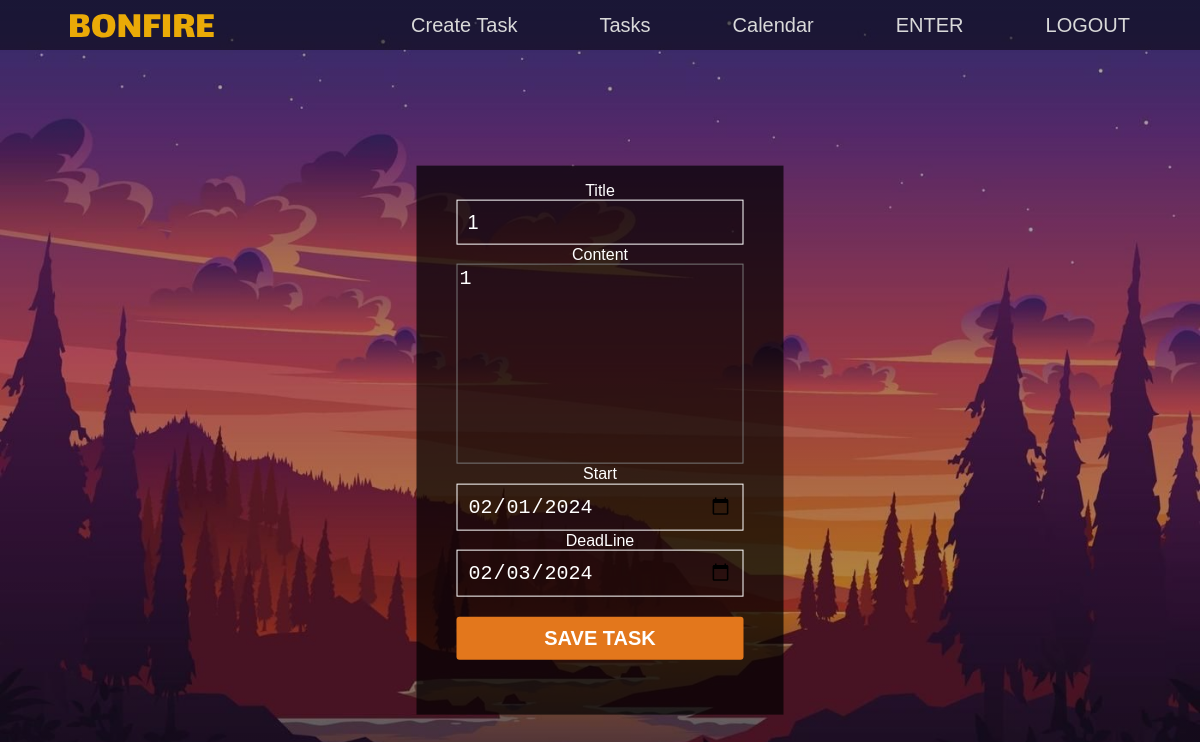
The page /tasks/4/change (signed in) on the database its author committed.
### models.py (models this page shows, shortened)
class Task(db.Model):
    id = db.Column(db.Integer, primary_key=True)
    title = db.Column(db.String(80), nullable=False)
    content = db.Column(db.Text, nullable=False)
    author_id = db.Column(db.Integer, db.ForeignKey('user.id'), nullable=False, default=0)
    created_at = db.Column(db.DateTime, default=datetime.datetime.utcnow)
    start = db.Column(db.Date, default=datetime.date.today())
    deadline = db.Column(db.Date, default=datetime.date.today() + datetime.timedelta(days=3))
    deadLine_calendar = db.Column(db.Date, default = None)

### main.py (the view)
@app.route('/tasks/<int:id>/change', methods=['GET', 'POST'])
@login_required
def change_tasks(id):
    form = TaskForm()
    task = Task.query.get(id)
    if request.method == 'POST':
        task.title = request.form.get('title')
        task.content = request.form.get('content')
        date_time_obj_start = datetime.datetime.strptime(request.form.get('start'), '%Y-%m-%d')
        task.start = date_time_obj_start.date()
        date_time_obj_deadline = datetime.datetime.strptime(request.form.get('deadline'), '%Y-%m-%d')
        task.deadline = date_time_obj_deadline.date()
        task.deadLine_calendar = task.deadline + datetime.timedelta(days=1)
        db.session.commit()
        return redirect(url_for('tasks'))
    elif request.method == "GET":
        form.title.data = task.title
        form.content.data = task.content
        form.start.data = task.start
        form.deadline.data = task.deadline
    return render_template('change_task.html', task=task, form=form)

### forms.py
class TaskForm(FlaskForm):
    title = StringField('Title', validators=[DataRequired()])
    content = TextAreaField('Content', validators=[DataRequired()])
    start = DateField('Start', validators=[DataRequired()])
    deadline = DateField('DeadLine', validators=[DataRequired()])

### main.py (called while the page is built)
@login_manager.user_loader
def load_user(user_id):
    return User.query.get(int(user_id))

### templates/change_task.html (shortened to what this page needs)
<!DOCTYPE html>
<html lang="en">
<head>
	<link rel="stylesheet" href="/static/style_portal.css">
</head>
<body>
	<header class="header">
        <div class="wrapper">
            <div class="header__wrapper">
                <div class="headder__logo">
                    <a href="/" class="header__logo-link">
                        <img src="/static/BONFIRE.svg" alt="Bonfire" class="header__logo-pic">
                    </a>
                </div>
                <nav class="header__nav">
                    <ul class="header__list">
                        <li class="header__item">
                            <a href="{{ url_for('create_tasks') }}" class="header_link">Create Task</a>
                        </li>
                        <li class="header__item">
                            <a href="{{ url_for('tasks') }}" class="header_link">Tasks</a>
                        </li>
                        <li class="header__item">
                            <a href="{{ url_for('calendar') }}" class="header_link">Calendar</a>
                        </li>
                        <li class="header__item">
                            <a href="{{ url_for('enter') }}" class="header_link">ENTER</a>
                        </li>
                        <li class="header__item">
                            <a href="{{ url_for('logout') }}" class="header_link">LOGOUT</a>
                        </li>
                    </ul>
                </nav>
            </div>
        </div>
    </header>
    <div class="form">
        <form method="post" class="input-form">
			<p>
				{{ form.title.label }}<br>
				{{ form.title }}
			</p>
			<p>
				{{ form.content.label }}<br>
				<div type="text" class="content">{{ form.content }}</div>
			</p>
			<p>
				{{ form.start.label }}<br>
				{{ form.start }}
			</p>
            <p>
				{{ form.deadline.label }}<br>
				{{ form.deadline }}
			</p>
        <p>
            <input type="submit" value="Save task" class="btn">
        </p>
        </form>
    </div>
</body>
</html>

### static/style_portal.css (style rules this page uses)
html, body, div, span, applet, object, iframe, h1, h2, h3, h4, h5, h6, p, blockquote, pre, a, abbr, acronym, address, big, cite, code, del, dfn, em, img, ins, kbd, q, s, samp, small, strike, strong, sub, sup, tt, var, b, u, i, center, dl, dt, dd, ol, ul, li, fieldset, form, label, legend, table, caption, tbody, tfoot, thead, tr, th, td, article, aside, canvas, details, embed, figure, figcaption, footer, header, hgroup, menu, nav, output, ruby, section, summary, time, mark, audio, video { margin: 0; padding: 0; border: 0; font-size: 100%; font: inherit; vertical-align: baseline; }
article, aside, details, figcaption, figure, footer, header, hgroup, menu, nav, section { display: block; }
body { line-height: 1; }
ol, ul { list-style: none; }
textarea { overflow: auto; vertical-align: top; resize: vertical; }
html { font-size: 100%; -webkit-text-size-adjust: 100%; -ms-text-size-adjust: 100%; }
img { border: 0; -ms-interpolation-mode: bicubic; }
form { margin: 0; }
button, input, select, textarea { font-size: 100%; margin: 0; vertical-align: baseline; }
button, input { line-height: normal; }
button, html input[type="button"], input[type="reset"], input[type="submit"] { -webkit-appearance: button; cursor: pointer; overflow: visible; }
textarea { overflow: auto; vertical-align: top; }
html, button, input, select, textarea { color: #222; }
img { vertical-align: middle; }
textarea { resize: vertical; }
html { box-sizing: border-box; }
*, *::before, *::after { box-sizing: inherit; }
body { font-family: 'Lato'; font-style: normal; font-size: 16px; line-height: 1.2; font-weight: normal; color: #000; }
.wrapper { max-width: 1060px; margin: 0 auto; }
.header { background-color: #00000080; position: static; top: 20px; height: 50px; left: 0; width: 100%; }
.header__wrapper { display: flex; flex-wrap: wrap; align-items: flex-end; justify-content: space-between; padding-top: 12px; }
.header__list { display: flex; flex-wrap: wrap; }
.header__item { margin-right: 82px; }
.header__item:last-child { margin-right: 0; }
.header_link { font-size: 20px; line-height: 26px; color: #D9D9D9; text-decoration: none; }
body { background: linear-gradient(rgba(0,0,0,.3),rgba(0,0,0,.3)), url(/static/sunset.png); -webkit-background-size: cover; background-size: cover; background-attachment: fixed; font-family: sans-serif; }
.form { color: #fff; position: absolute; top: 55%; left: 50%; transform: translate(-50%,-50%); background: rgba(0,0,0,.7); }
.input-form { margin: 15px 40px; text-align: center; }
.input-form input { padding: 10px; width: 100%; text-emphasis-color: #E3771C; color: #fff; font-size: 20px; background: none; outline: none; border: 1px solid #fff; box-sizing: border-box; }
.input-form input[type="submit"] { margin-top: 20px; color: #fff; font-weight: bold; text-transform: uppercase; border: none; background: #E3771C; transition: .3s; }
.btn { padding: 31px 31px 31px; text-transform: uppercase; font-weight: 100; font-size: 20px; color: #110A66; background: linear-gradient(98deg, #C5920F 0%, rgba(252, 154, 8, 0.86) 100%); text-align: center; margin-left: 0px; margin-right: 40px; margin-bottom: 40px; text-decoration: none; border-radius: 3px; }
.content { display: block; height: 200px; width: 100%; resize: vertical; }
.content textarea { display: block; height: 200px; width: 100%; resize: none; background: none; color: #fff; font-size: 20px; }

### rows shown on the page
Task: title "1", content "1", start "02/01/2024", deadline "02/03/2024"
